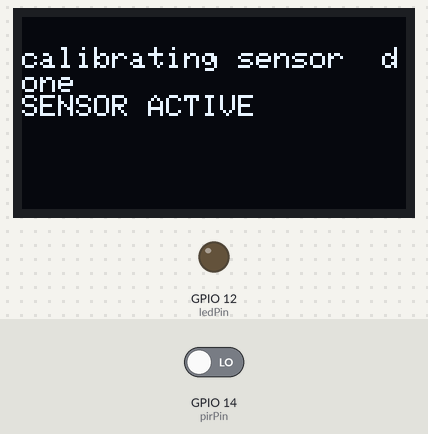
Bench run of a sketch on a simulated ESP8266 (NodeMCU). Shown: 128×64 one-colour display, output pins drawn as LEDs (lit = HIGH). The inputs (shaded band) are chosen by the test bench; at power-on: GPIO 14 (pirPin) LOW. WiFi joins after 1.5 s; servers stay silent unless stated; the display library's start-up logo is not drawn; pins used as bus, display or sensor lines are not drawn; what the sketch prints to the serial monitor is not drawn.

Above: at 32.2 s.
At 34.7 s:
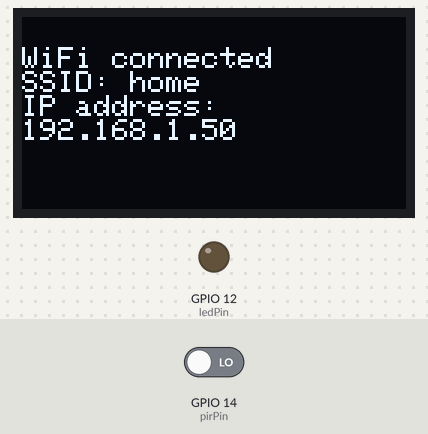

Measured:
- what the display in image 0 shows lasts 2.6 s, from 32.1 s to 34.7 s

The sketch:

PIR_OLED_OTA_Node_T1.ino
```cpp
#include <ESP8266WiFi.h>
#include <ESP8266mDNS.h>
#include <WiFiUdp.h>
#include <ArduinoOTA.h>
//needed for library
#include <DNSServer.h>
#include <ESP8266WebServer.h>
#include <WiFiManager.h>          //https://github.com/tzapu/WiFiManager
#include <WiFiClientSecure.h>
//for LED status
#include <Ticker.h>
Ticker ticker;
//for OLED display
#include "Wire.h"
#include "Adafruit_GFX.h"
#include "Adafruit_SSD1306.h"
#define OLED_RESET LED_BUILTIN
Adafruit_SSD1306 display(OLED_RESET);
#if (SSD1306_LCDHEIGHT != 64)
#error("Height incorrect, please fix Adafruit_SSD1306.h!");
#endif
/////Wifi Config
char ssid[] = "lucky";
int status = WL_IDLE_STATUS;     // the Wifi radio's status
//const char* ssid = "lucky";
const char* password = "laxmish53";
#define led LED_BUILTIN
WiFiClientSecure client;
void tick()
{
  //toggle state
  int state = digitalRead(BUILTIN_LED);  // get the current state of GPIO1 pin
  digitalWrite(BUILTIN_LED, !state);     // set pin to the opposite state
}

//gets called when WiFiManager enters configuration mode
void configModeCallback (WiFiManager *myWiFiManager) {
  Serial.println("Entered config mode");
  Serial.println(WiFi.softAPIP());
  //if you used auto generated SSID, print it
  Serial.println(myWiFiManager->getConfigPortalSSID());
  //entered config mode, make led toggle faster
  ticker.attach(0.2, tick);
}
//the time we give the sensor to calibrate (10-60 secs according to the datasheet)
int calibrationTime = 30;

//the time when the sensor outputs a low impulse
long unsigned int lowIn;

//the amount of milliseconds the sensor has to be low
//before we assume all motion has stopped
long unsigned int pause = 5000;

boolean lockLow = true;
boolean takeLowTime;

int pirPin = 14;    //the digital pin connected to the PIR sensor's output
int ledPin = 12;


/////////////////////////////
//SETUP
void setup(){
  Serial.begin (115200);
  // by default, we'll generate the high voltage from the 3.3v line internally! (neat!)
  display.begin(SSD1306_SWITCHCAPVCC, 0x3c);  // initialize with the I2C addr 0x3D (for the 128x64)
  display.display();
  delay(2000);
  // Clear the buffer.
  display.clearDisplay();
  pinMode(pirPin, INPUT);
  pinMode(ledPin, OUTPUT);
  digitalWrite(pirPin, LOW);

  //give the sensor some time to calibrate
    display.setTextSize(1);
  display.setTextColor(WHITE);
  display.setCursor(0,10);
  display.print("calibrating sensor ");
  Serial.print("calibrating sensor ");
    for(int i = 0; i < calibrationTime; i++){
      Serial.print(".");
      delay(1000);
      }
    Serial.println(" done");
    Serial.println("SENSOR ACTIVE");
    delay(50);
      display.println(" done");
    display.println("SENSOR ACTIVE");
  display.display();
  delay(1000);
  display.clearDisplay();
    Serial.println("Booting");
  Serial.print("Connecting Wifi: ");
  WiFi.mode(WIFI_STA);

  //set led pin as output
  pinMode(BUILTIN_LED, OUTPUT);
  // start ticker with 0.5 because we start in AP mode and try to connect
  ticker.attach(0.6, tick);

  //WiFiManager
  //Local intialization. Once its business is done, there is no need to keep it around
  WiFiManager wifiManager;
  //reset settings - for testing
  //wifiManager.resetSettings();

  //set callback that gets called when connecting to previous WiFi fails, and enters Access Point mode
  wifiManager.setAPCallback(configModeCallback);

  //fetches ssid and pass and tries to connect
  //if it does not connect it starts an access point with the specified name
  //here  "AutoConnectAP"
  //and goes into a blocking loop awaiting configuration
  if (!wifiManager.autoConnect()) {
    Serial.println("failed to connect and hit timeout");
    //reset and try again, or maybe put it to deep sleep
    ESP.reset();
    delay(1000);
  }

  //if you get here you have connected to the WiFi
  Serial.println("Connected to Wifi :)");
  ticker.detach();
  //keep LED on
  digitalWrite(BUILTIN_LED, LOW);

  // Port defaults to 8266
  // ArduinoOTA.setPort(8266);

  // Hostname defaults to esp8266-[ChipID]
  // ArduinoOTA.setHostname("myesp8266");

  // No authentication by default
  // ArduinoOTA.setPassword((const char *)"123");

  ArduinoOTA.onStart([]() {
    Serial.println("Start");
  });
  ArduinoOTA.onEnd([]() {
    Serial.println("\nEnd");
  });
  ArduinoOTA.onProgress([](unsigned int progress, unsigned int total) {
    Serial.printf("Progress: %u%%\r", (progress / (total / 100)));
  });
  ArduinoOTA.onError([](ota_error_t error) {
    Serial.printf("Error[%u]: ", error);
    if (error == OTA_AUTH_ERROR) Serial.println("Auth Failed");
    else if (error == OTA_BEGIN_ERROR) Serial.println("Begin Failed");
    else if (error == OTA_CONNECT_ERROR) Serial.println("Connect Failed");
    else if (error == OTA_RECEIVE_ERROR) Serial.println("Receive Failed");
    else if (error == OTA_END_ERROR) Serial.println("End Failed");
  });
  ArduinoOTA.begin();
 Serial.println("");
  Serial.println("WiFi connected");
 String my_ssid = WiFi.SSID();
 Serial.print("SSID: ");
  Serial.println(my_ssid);
  Serial.println("IP address: ");
  IPAddress my_ip = WiFi.localIP();
  Serial.println(my_ip);
display.setTextSize(1);
  display.setTextColor(WHITE);
  display.setCursor(0,10);
  display.println("WiFi connected");
  display.print("SSID: ");
  display.println(my_ssid);
  display.println("IP address: ");
  display.println(my_ip);
  display.display();
  delay(500);
  display.clearDisplay();
}

////////////////////////////
//LOOP
void loop(){
 ArduinoOTA.handle();
     if(digitalRead(pirPin) == HIGH){
       digitalWrite(ledPin, HIGH);   //the led visualizes the sensors output pin state
       if(lockLow){
         //makes sure we wait for a transition to LOW before any further output is made:
         lockLow = false;
         Serial.println("---");
         Serial.print("motion detected at ");
         Serial.print(millis()/1000);
         Serial.println(" sec");
         delay(50);
         display.setTextSize(1);
  display.setTextColor(WHITE);
  display.setCursor(0,10);
  display.print("motion detected at ");
  display.print(millis()/1000);
    display.println("sec");
  display.display();
  delay(1000);
  display.clearDisplay();
         }
         takeLowTime = true;
       }

     if(digitalRead(pirPin) == LOW){
       digitalWrite(ledPin, LOW);  //the led visualizes the sensors output pin state

       if(takeLowTime){
        lowIn = millis();          //save the time of the transition from high to LOW
        takeLowTime = false;       //make sure this is only done at the start of a LOW phase
        }
       //if the sensor is low for more than the given pause,
       //we assume that no more motion is going to happen
       if(!lockLow && millis() - lowIn > pause){
           //makes sure this block of code is only executed again after
           //a new motion sequence has been detected
           lockLow = true;
           Serial.print("motion ended at ");      //output
           Serial.print((millis() - pause)/1000);
           Serial.println(" sec");
           delay(50);
           display.setTextSize(1);
  display.setTextColor(WHITE);
  display.setCursor(0,10);
  display.print("motion ended at ");
  display.print((millis() - pause)/1000);
    display.println("sec");
  display.display();
  delay(1000);
  display.clearDisplay();
           }
       }
  }
```
